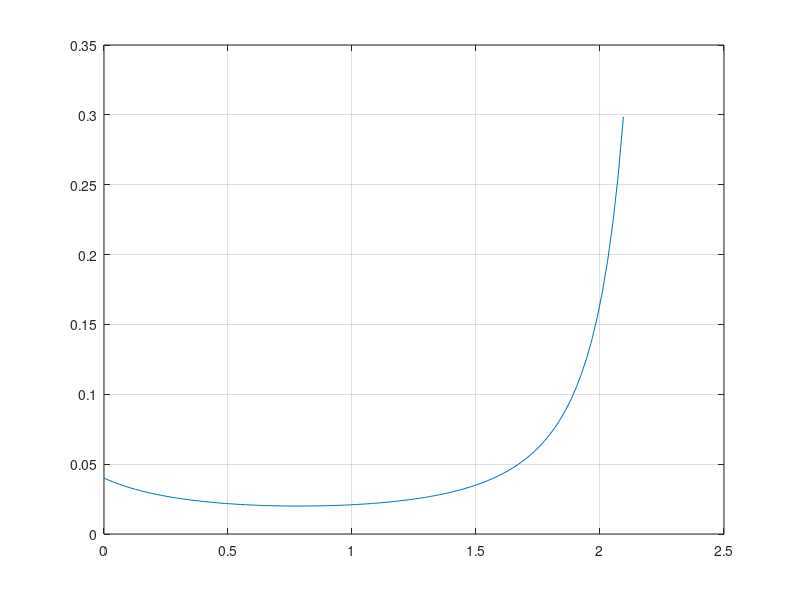

The MATLAB source for this figure: (Note: this script raises an error after producing the figure.)
a1 = input("a1 = ");
b1 = input("b1 = ");
N = 100;
a = 0;
b = 2*pi/3;
x = linspace(a,b,N);
Y = 1./(a1.*cos(x)+b1.*sin(x)).^2;
Y1 =@(x)1./(a1.*cos(x)+b1.*sin(x)).^2;
plot(x,Y);
grid on;
xr=ginput(2);
[x_m,y_m] = fminbnd(Y1,xr(1,1),xr(2,1));
hold on;
plot(x_m,y_m,'r*',xr(1,1),xr(1,2),'g*',xr(2,1),xr(2,2),'g*');
hold off;